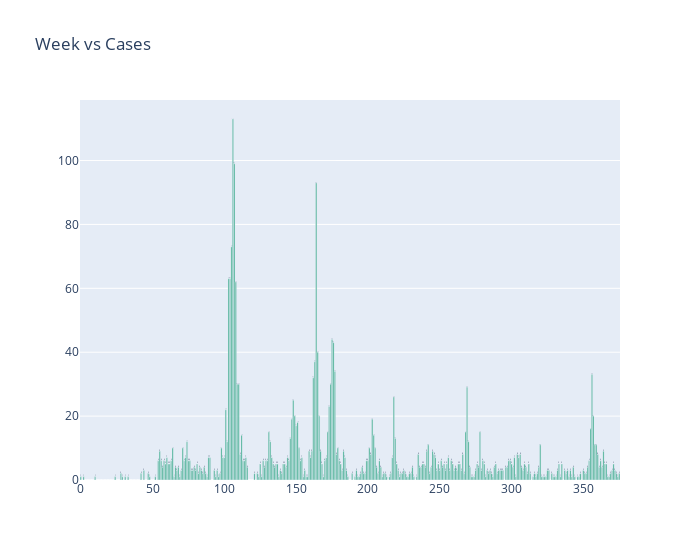

Here is the notebook cell this chart was saved with:
### Code cell
fig =  xp.bar(Week_wise, x = 'index1', y = 'New Cases', orientation = 'v', 
                  text='New Cases', title='Week vs Cases', width=700,
                  color_discrete_sequence = xp.colors.qualitative.Dark2)
fig.update_traces(textposition='auto')
fig.update_layout(xaxis_title="", yaxis_title="", showlegend=False)
fig.show()

### Figure 1 — Plotly figure (JSON) as saved in the notebook; plotly's stock layout.template omitted (floating-point values rounded to 4 significant figures; data arrays with more than 128 entries replaced by an {"elided": "..."} marker saying what was removed)
{"data": [{"textposition": "auto", "hovertemplate": "index1=%{x}<br>New Cases=%{text}<extra></extra>", "showlegend": false, "legendgroup": "", "name": "", "yaxis": "y", "text": {"elided": "376 int values"}, "y": {"elided": "376 int values"}, "offsetgroup": "", "xaxis": "x", "marker": {"color": "rgb(27,158,119)"}, "x": {"elided": "376 int values"}, "alignmentgroup": "True", "type": "bar", "orientation": "v"}], "layout": {"showlegend": false, "xaxis": {"domain": [0, 1], "anchor": "y", "title": {"text": ""}}, "width": 700, "title": {"text": "Week vs Cases"}, "yaxis": {"domain": [0, 1], "anchor": "x", "title": {"text": ""}}, "barmode": "relative", "legend": {"tracegroupgap": 0}}}
